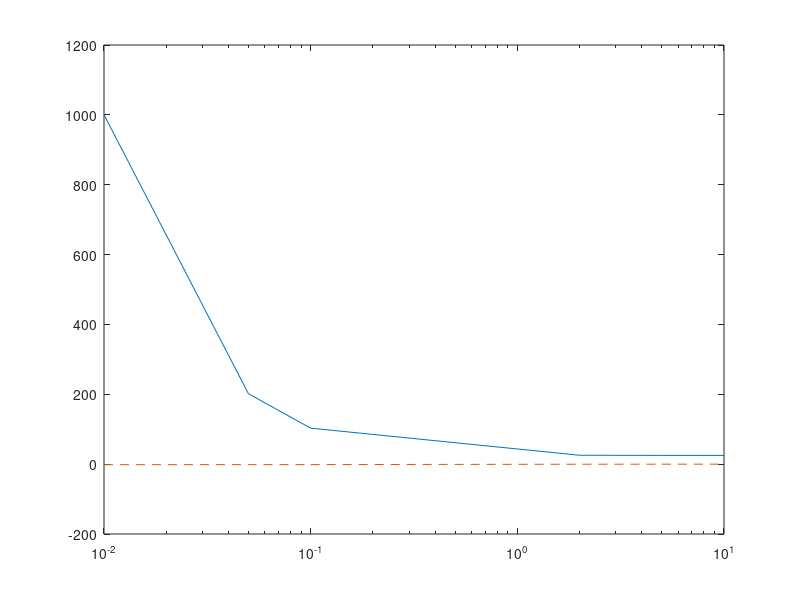

Reproduce this figure in MATLAB.
clear
close
clc
k=10;
tau=2.5;
w=[0.01,0.05,0.1,2,5,10];
g=k./(j*w).*(j*w*tau+1);
gain=abs(g);
phase=angle(g);
semilogx(w,gain,w,phase,'--')